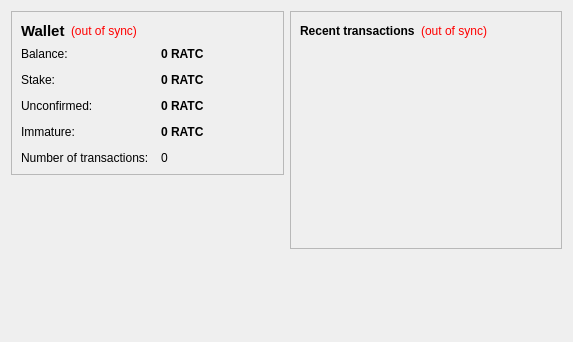
<?xml version="1.0" encoding="UTF-8"?>
<ui version="4.0">
 <class>OverviewPage</class>
 <widget class="QWidget" name="OverviewPage">
  <property name="geometry">
   <rect>
    <x>0</x>
    <y>0</y>
    <width>573</width>
    <height>342</height>
   </rect>
  </property>
  <property name="windowTitle">
   <string>Form</string>
  </property>
  <layout class="QHBoxLayout" name="horizontalLayout" stretch="1,1">
   <item>
    <layout class="QVBoxLayout" name="verticalLayout_2">
     <item>
      <widget class="QFrame" name="frame">
       <property name="frameShape">
        <enum>QFrame::StyledPanel</enum>
       </property>
       <property name="frameShadow">
        <enum>QFrame::Raised</enum>
       </property>
       <layout class="QVBoxLayout" name="verticalLayout_4">
        <item>
         <layout class="QHBoxLayout" name="horizontalLayout_4">
          <item>
           <widget class="QLabel" name="label_5">
            <property name="font">
             <font>
              <pointsize>11</pointsize>
              <weight>75</weight>
              <bold>true</bold>
             </font>
            </property>
            <property name="text">
             <string>Wallet</string>
            </property>
           </widget>
          </item>
          <item>
           <widget class="QLabel" name="labelWalletStatus">
            <property name="toolTip">
             <string>The displayed information may be out of date. Your wallet automatically synchronizes with the Ratcoin network after a connection is established, but this process has not completed yet.</string>
            </property>
            <property name="styleSheet">
             <string notr="true">QLabel { color: red; }</string>
            </property>
            <property name="text">
             <string notr="true">(out of sync)</string>
            </property>
            <property name="alignment">
             <set>Qt::AlignLeading|Qt::AlignLeft|Qt::AlignVCenter</set>
            </property>
           </widget>
          </item>
          <item>
           <spacer name="horizontalSpacer_2">
            <property name="orientation">
             <enum>Qt::Horizontal</enum>
            </property>
            <property name="sizeHint" stdset="0">
             <size>
              <width>40</width>
              <height>20</height>
             </size>
            </property>
           </spacer>
          </item>
         </layout>
        </item>
        <item>
         <layout class="QFormLayout" name="formLayout_2">
          <property name="fieldGrowthPolicy">
           <enum>QFormLayout::AllNonFixedFieldsGrow</enum>
          </property>
          <property name="horizontalSpacing">
           <number>12</number>
          </property>
          <property name="verticalSpacing">
           <number>12</number>
          </property>
          <item row="0" column="0">
           <widget class="QLabel" name="label">
            <property name="text">
             <string>Balance:</string>
            </property>
           </widget>
          </item>
          <item row="0" column="1">
           <widget class="QLabel" name="labelBalance">
            <property name="font">
             <font>
              <weight>75</weight>
              <bold>true</bold>
             </font>
            </property>
            <property name="cursor">
             <cursorShape>IBeamCursor</cursorShape>
            </property>
            <property name="toolTip">
             <string>Your current balance</string>
            </property>
            <property name="text">
             <string notr="true">0 RATC</string>
            </property>
            <property name="textInteractionFlags">
             <set>Qt::LinksAccessibleByMouse|Qt::TextSelectableByKeyboard|Qt::TextSelectableByMouse</set>
            </property>
           </widget>
          </item>
          <item row="1" column="0">
           <widget class="QLabel" name="label_6">
            <property name="text">
             <string>Stake:</string>
            </property>
           </widget>
          </item>
          <item row="1" column="1">
           <widget class="QLabel" name="labelStake">
            <property name="font">
             <font>
              <weight>75</weight>
              <bold>true</bold>
             </font>
            </property>
            <property name="cursor">
             <cursorShape>IBeamCursor</cursorShape>
            </property>
            <property name="toolTip">
             <string>Total of coins that was staked, and do not yet count toward the current balance</string>
            </property>
            <property name="text">
             <string notr="true">0 RATC</string>
            </property>
            <property name="textInteractionFlags">
             <set>Qt::LinksAccessibleByMouse|Qt::TextSelectableByKeyboard|Qt::TextSelectableByMouse</set>
            </property>
           </widget>
          </item>
          <item row="2" column="0">
           <widget class="QLabel" name="label_3">
            <property name="text">
             <string>Unconfirmed:</string>
            </property>
           </widget>
          </item>
          <item row="2" column="1">
           <widget class="QLabel" name="labelUnconfirmed">
            <property name="font">
             <font>
              <weight>75</weight>
              <bold>true</bold>
             </font>
            </property>
            <property name="cursor">
             <cursorShape>IBeamCursor</cursorShape>
            </property>
            <property name="toolTip">
             <string>Total of transactions that have yet to be confirmed, and do not yet count toward the current balance</string>
            </property>
            <property name="text">
             <string notr="true">0 RATC</string>
            </property>
            <property name="textInteractionFlags">
             <set>Qt::LinksAccessibleByMouse|Qt::TextSelectableByKeyboard|Qt::TextSelectableByMouse</set>
            </property>
           </widget>
          </item>
          <item row="3" column="0">
           <widget class="QLabel" name="labelImmatureText">
            <property name="text">
             <string>Immature:</string>
            </property>
           </widget>
          </item>
          <item row="3" column="1">
           <widget class="QLabel" name="labelImmature">
            <property name="font">
             <font>
              <weight>75</weight>
              <bold>true</bold>
             </font>
            </property>
            <property name="toolTip">
             <string>Mined balance that has not yet matured</string>
            </property>
            <property name="text">
             <string notr="true">0 RATC</string>
            </property>
            <property name="textInteractionFlags">
             <set>Qt::LinksAccessibleByMouse|Qt::TextSelectableByKeyboard|Qt::TextSelectableByMouse</set>
            </property>
           </widget>
          </item>
          <item row="4" column="0">
           <widget class="QLabel" name="label_2">
            <property name="text">
             <string>Number of transactions:</string>
            </property>
           </widget>
          </item>
          <item row="4" column="1">
           <widget class="QLabel" name="labelNumTransactions">
            <property name="toolTip">
             <string>Total number of transactions in wallet</string>
            </property>
            <property name="text">
             <string notr="true">0</string>
            </property>
           </widget>
          </item>
         </layout>
        </item>
       </layout>
      </widget>
     </item>
     <item>
      <spacer name="verticalSpacer">
       <property name="orientation">
        <enum>Qt::Vertical</enum>
       </property>
       <property name="sizeHint" stdset="0">
        <size>
         <width>20</width>
         <height>40</height>
        </size>
       </property>
      </spacer>
     </item>
     <item>
      <widget class="QLabel" name="label_6">
       <property name="text">
        <string/>
       </property>
       <property name="pixmap">
        <pixmap resource="../bitcoin.qrc">:/images/backg</pixmap>
       </property>
       <property name="scaledContents">
        <bool>false</bool>
       </property>
       <property name="alignment">
        <set>Qt::AlignCenter</set>
       </property>
       <property name="margin">
        <number>-2</number>
       </property>
      </widget>
     </item>
    </layout>
   </item>
   <item>
    <layout class="QVBoxLayout" name="verticalLayout_3">
     <item>
      <widget class="QFrame" name="frame_2">
       <property name="frameShape">
        <enum>QFrame::StyledPanel</enum>
       </property>
       <property name="frameShadow">
        <enum>QFrame::Raised</enum>
       </property>
       <layout class="QVBoxLayout" name="verticalLayout">
        <item>
         <layout class="QHBoxLayout" name="horizontalLayout_2">
          <item>
           <widget class="QLabel" name="label_4">
            <property name="text">
             <string>&lt;b&gt;Recent transactions&lt;/b&gt;</string>
            </property>
           </widget>
          </item>
          <item>
           <widget class="QLabel" name="labelTransactionsStatus">
            <property name="toolTip">
             <string>The displayed information may be out of date. Your wallet automatically synchronizes with the Ratcoin network after a connection is established, but this process has not completed yet.</string>
            </property>
            <property name="styleSheet">
             <string notr="true">QLabel { color: red; }</string>
            </property>
            <property name="text">
             <string notr="true">(out of sync)</string>
            </property>
            <property name="alignment">
             <set>Qt::AlignRight|Qt::AlignTrailing|Qt::AlignVCenter</set>
            </property>
           </widget>
          </item>
          <item>
           <spacer name="horizontalSpacer">
            <property name="orientation">
             <enum>Qt::Horizontal</enum>
            </property>
            <property name="sizeHint" stdset="0">
             <size>
              <width>40</width>
              <height>20</height>
             </size>
            </property>
           </spacer>
          </item>
         </layout>
        </item>
        <item>
         <widget class="QListView" name="listTransactions">
          <property name="styleSheet">
           <string notr="true">QListView { background: transparent; }</string>
          </property>
          <property name="frameShape">
           <enum>QFrame::NoFrame</enum>
          </property>
          <property name="verticalScrollBarPolicy">
           <enum>Qt::ScrollBarAlwaysOff</enum>
          </property>
          <property name="horizontalScrollBarPolicy">
           <enum>Qt::ScrollBarAlwaysOff</enum>
          </property>
          <property name="selectionMode">
           <enum>QAbstractItemView::NoSelection</enum>
          </property>
         </widget>
        </item>
       </layout>
      </widget>
     </item>
     <item>
      <spacer name="verticalSpacer_2">
       <property name="orientation">
        <enum>Qt::Vertical</enum>
       </property>
       <property name="sizeHint" stdset="0">
        <size>
         <width>20</width>
         <height>40</height>
        </size>
       </property>
      </spacer>
     </item>
    </layout>
   </item>
  </layout>
 </widget>
 <resources/>
 <connections/>
</ui>
